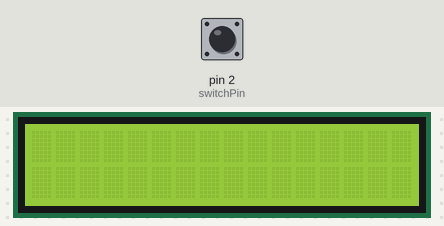
A sketch run on a simulated Arduino Uno, built with avr-gcc and run on an emulated ATmega328P. Parts: 16×2 character LCD. Inputs (shaded band) come from the test bench; at power-on: pin 2 (switchPin) LOW.

Above: at 1.2 s.
1.3 s: pin 2 (switchPin) pulled HIGH for 0.15 s
At 1.9 s:
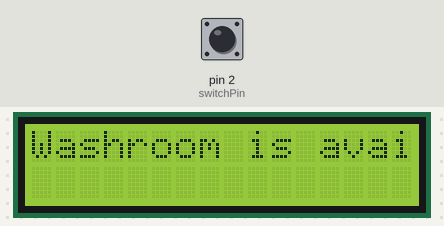
2.9 s: pin 2 (switchPin) pulled HIGH for 3.2 s
At 3.6 s:
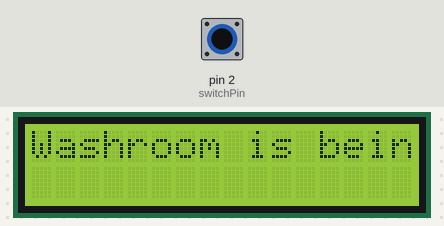
Timing chart, 0 to 5.9 s (numbered marks = the images above; inputs shaded):
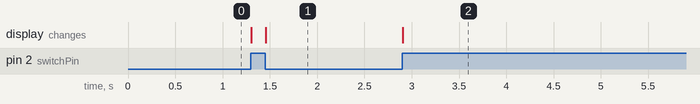

The sketch:

BasicReedSwitch.ino
```cpp
#include<LiquidCrystal.h>

LiquidCrystal lcd(12,11,5,4,3,6);

const int switchPin = 2;
volatile int state;

void setup() {
 lcd.begin(16,2);
 pinMode(switchPin, INPUT);
 attachInterrupt(digitalPinToInterrupt(switchPin), stateChange, CHANGE);
}

void loop()
{

}

void stateChange()
{
  lcd.clear();
  state = digitalRead(switchPin);

  if(state == HIGH)
  {
    lcd.print("Washroom is being used");
  }
  else
  {
    lcd.print("Washroom is available");
  }
}
```

Measured:
- after the input at 1.3 s, the display: first changes at once (image 1 shows a later state)
- after the input at 2.9 s, the display: changes at once (image 2)
